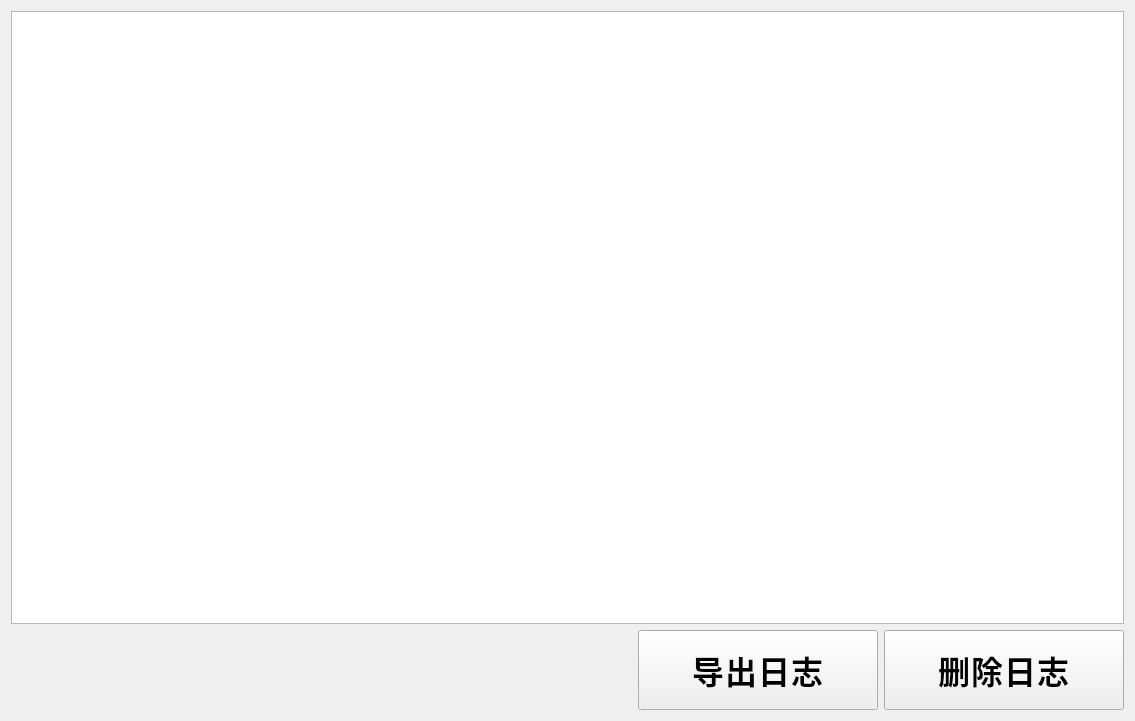
<?xml version="1.0" encoding="UTF-8"?>
<ui version="4.0">
 <class>logManager</class>
 <widget class="QWidget" name="logManager">
  <property name="geometry">
   <rect>
    <x>0</x>
    <y>0</y>
    <width>1135</width>
    <height>721</height>
   </rect>
  </property>
  <property name="windowTitle">
   <string>Form</string>
  </property>
  <property name="styleSheet">
   <string notr="true">font-family: &quot;思源黑体 CN Regular&quot;;
font-size: 32px;
font-weight: bold;
line-height: 49px;
letter-spacing: 1px;
color: 0
</string>
  </property>
  <layout class="QVBoxLayout" name="verticalLayout">
   <item>
    <widget class="QTreeView" name="treeView"/>
   </item>
   <item>
    <layout class="QHBoxLayout" name="horizontalLayout">
     <item>
      <spacer name="horizontalSpacer">
       <property name="orientation">
        <enum>Qt::Horizontal</enum>
       </property>
       <property name="sizeHint" stdset="0">
        <size>
         <width>528</width>
         <height>20</height>
        </size>
       </property>
      </spacer>
     </item>
     <item>
      <widget class="QPushButton" name="pushButton">
       <property name="minimumSize">
        <size>
         <width>240</width>
         <height>80</height>
        </size>
       </property>
       <property name="text">
        <string>导出日志</string>
       </property>
      </widget>
     </item>
     <item>
      <widget class="QPushButton" name="pushButton_2">
       <property name="minimumSize">
        <size>
         <width>240</width>
         <height>80</height>
        </size>
       </property>
       <property name="text">
        <string>删除日志</string>
       </property>
      </widget>
     </item>
    </layout>
   </item>
  </layout>
 </widget>
 <resources/>
 <connections/>
</ui>
